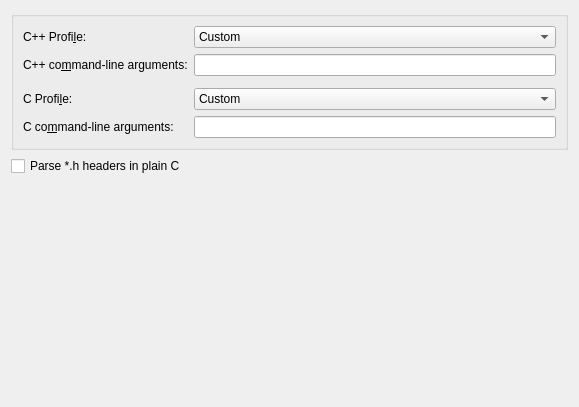
<?xml version="1.0" encoding="UTF-8"?>
<ui version="4.0">
 <class>ParserWidget</class>
 <widget class="QWidget" name="ParserWidget">
  <property name="geometry">
   <rect>
    <x>0</x>
    <y>0</y>
    <width>579</width>
    <height>407</height>
   </rect>
  </property>
  <property name="windowTitle">
   <string>Form</string>
  </property>
  <layout class="QGridLayout" name="gridLayout">
   <item row="1" column="0">
    <widget class="QCheckBox" name="parseHeadersInPlainC">
     <property name="toolTip">
      <string>&lt;html&gt;&lt;head/&gt;&lt;body&gt;&lt;p&gt;Check this if you want &lt;code&gt;*.h&lt;code/&gt; headers to be parsed in plain C mode. By default they are parsed as C++ headers.&lt;/p&gt;&lt;/body&gt;&lt;/html&gt;</string>
     </property>
     <property name="text">
      <string>Parse *.h headers in plain C</string>
     </property>
    </widget>
   </item>
   <item row="0" column="0">
    <widget class="QGroupBox" name="groupBox">
     <property name="title">
      <string/>
     </property>
     <layout class="QFormLayout" name="formLayout">
      <item row="0" column="0">
       <widget class="QLabel" name="label_2">
        <property name="text">
         <string>C++ Profi&amp;le:</string>
        </property>
        <property name="buddy">
         <cstring>languageStandardsCpp</cstring>
        </property>
       </widget>
      </item>
      <item row="0" column="1">
       <widget class="QComboBox" name="languageStandardsCpp">
        <property name="sizePolicy">
         <sizepolicy hsizetype="Preferred" vsizetype="Fixed">
          <horstretch>0</horstretch>
          <verstretch>0</verstretch>
         </sizepolicy>
        </property>
        <property name="minimumSize">
         <size>
          <width>100</width>
          <height>0</height>
         </size>
        </property>
        <property name="toolTip">
         <string>&lt;html&gt;&lt;head/&gt;&lt;body&gt;&lt;p&gt;Choose language profile. &lt;/p&gt;&lt;p&gt;Use &amp;quot;Custom&amp;quot; profile to modify parser command-line arguments&lt;/p&gt;&lt;/body&gt;&lt;/html&gt;</string>
        </property>
        <item>
         <property name="text">
          <string>Custom</string>
         </property>
        </item>
        <item>
         <property name="text">
          <string>c99</string>
         </property>
        </item>
        <item>
         <property name="text">
          <string>gnu99</string>
         </property>
        </item>
        <item>
         <property name="text">
          <string>c11</string>
         </property>
        </item>
        <item>
         <property name="text">
          <string>gnu11</string>
         </property>
        </item>
        <item>
         <property name="text">
          <string>c++03</string>
         </property>
        </item>
        <item>
         <property name="text">
          <string>c++11</string>
         </property>
        </item>
        <item>
         <property name="text">
          <string>c++14</string>
         </property>
        </item>
       </widget>
      </item>
      <item row="1" column="0">
       <widget class="QLabel" name="argumentsLabel">
        <property name="text">
         <string>C++ co&amp;mmand-line arguments:</string>
        </property>
        <property name="buddy">
         <cstring>parserOptionsCpp</cstring>
        </property>
       </widget>
      </item>
      <item row="1" column="1">
       <widget class="QLineEdit" name="parserOptionsCpp">
        <property name="minimumSize">
         <size>
          <width>100</width>
          <height>0</height>
         </size>
        </property>
       </widget>
      </item>
      <item row="3" column="0">
       <widget class="QLabel" name="label_3">
        <property name="text">
         <string>C Profi&amp;le:</string>
        </property>
        <property name="buddy">
         <cstring>languageStandardsCpp</cstring>
        </property>
       </widget>
      </item>
      <item row="3" column="1">
       <widget class="QComboBox" name="languageStandardsC">
        <property name="sizePolicy">
         <sizepolicy hsizetype="Preferred" vsizetype="Fixed">
          <horstretch>0</horstretch>
          <verstretch>0</verstretch>
         </sizepolicy>
        </property>
        <property name="minimumSize">
         <size>
          <width>100</width>
          <height>0</height>
         </size>
        </property>
        <property name="toolTip">
         <string>&lt;html&gt;&lt;head/&gt;&lt;body&gt;&lt;p&gt;Choose language profile. &lt;/p&gt;&lt;p&gt;Use &amp;quot;Custom&amp;quot; profile to modify parser command-line arguments&lt;/p&gt;&lt;/body&gt;&lt;/html&gt;</string>
        </property>
        <item>
         <property name="text">
          <string>Custom</string>
         </property>
        </item>
        <item>
         <property name="text">
          <string>c99</string>
         </property>
        </item>
        <item>
         <property name="text">
          <string>gnu99</string>
         </property>
        </item>
        <item>
         <property name="text">
          <string>c11</string>
         </property>
        </item>
        <item>
         <property name="text">
          <string>gnu11</string>
         </property>
        </item>
        <item>
         <property name="text">
          <string>c++03</string>
         </property>
        </item>
        <item>
         <property name="text">
          <string>c++11</string>
         </property>
        </item>
        <item>
         <property name="text">
          <string>c++14</string>
         </property>
        </item>
       </widget>
      </item>
      <item row="4" column="0">
       <widget class="QLabel" name="argumentsLabel_2">
        <property name="text">
         <string>C co&amp;mmand-line arguments:</string>
        </property>
        <property name="buddy">
         <cstring>parserOptionsC</cstring>
        </property>
       </widget>
      </item>
      <item row="4" column="1">
       <widget class="QLineEdit" name="parserOptionsC">
        <property name="minimumSize">
         <size>
          <width>100</width>
          <height>0</height>
         </size>
        </property>
       </widget>
      </item>
      <item row="2" column="0">
       <spacer name="verticalSpacer_2">
        <property name="orientation">
         <enum>Qt::Vertical</enum>
        </property>
        <property name="sizeHint" stdset="0">
         <size>
          <width>20</width>
          <height>40</height>
         </size>
        </property>
       </spacer>
      </item>
     </layout>
    </widget>
   </item>
   <item row="2" column="0">
    <spacer name="verticalSpacer">
     <property name="orientation">
      <enum>Qt::Vertical</enum>
     </property>
     <property name="sizeHint" stdset="0">
      <size>
       <width>20</width>
       <height>406</height>
      </size>
     </property>
    </spacer>
   </item>
  </layout>
 </widget>
 <resources/>
 <connections/>
</ui>
